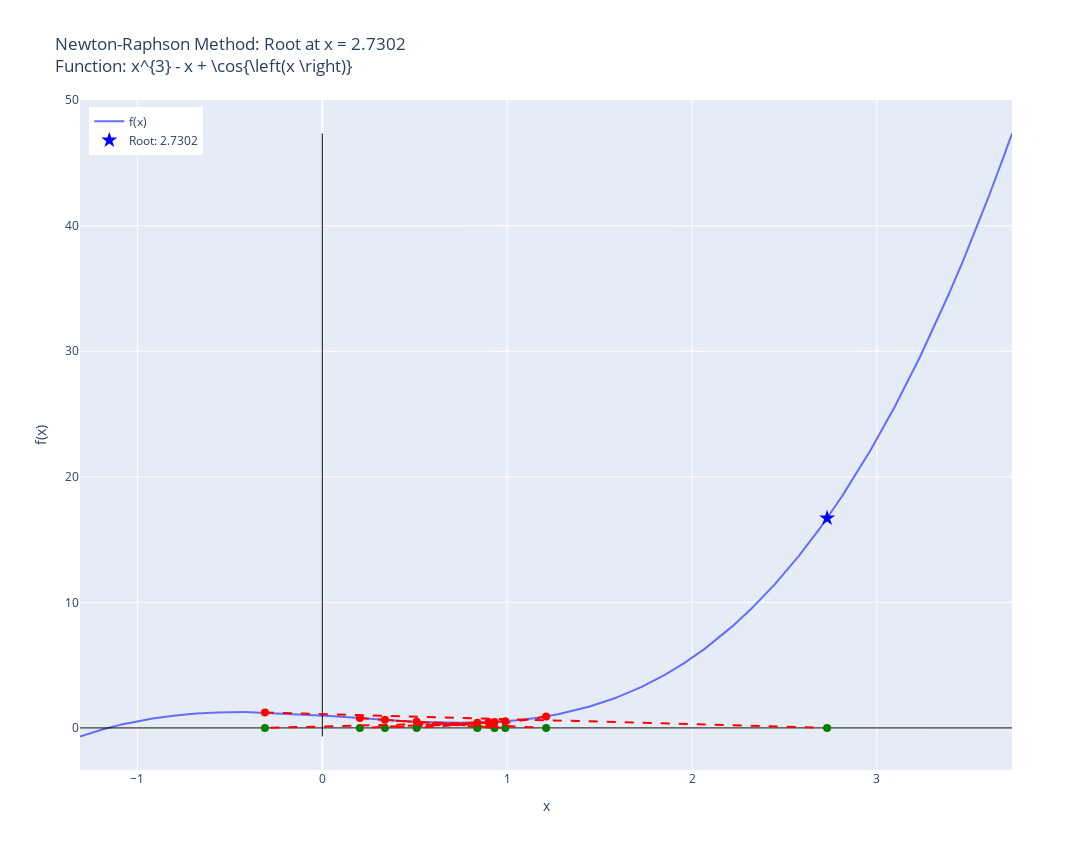

The notebook cell this image was saved under:
### Code cell
runNRM(
    f = "cos(x) + x**3 - x",
    x0 = 0.9,
    know_root=2.0945514815423265,  # Known root for the function x^3 - 2x - 5
    tol=1e-6,
    max_iter=10
    )

### Figure 1 — Plotly figure (JSON) as saved in the notebook; plotly's stock layout.template omitted (floating-point values rounded to 4 significant figures; data arrays with more than 128 entries replaced by an {"elided": "..."} marker saying what was removed)
{"data": [{"mode": "lines", "name": "f(x)", "type": "scatter", "x": {"elided": "4000 float values"}, "y": {"elided": "4000 float values"}}, {"line": {"color": "black", "width": 1}, "mode": "lines", "showlegend": false, "type": "scatter", "x": [-1.31, 3.73], "y": [0, 0]}, {"line": {"color": "black", "width": 1}, "mode": "lines", "showlegend": false, "type": "scatter", "x": [0, 0], "y": [-0.6825, 47.34]}, {"line": {"color": "red", "dash": "dash"}, "mode": "lines", "showlegend": false, "type": "scatter", "x": [0.9, 0.2032], "y": [0.4506, 0]}, {"marker": {"color": "red", "size": 8}, "mode": "markers", "showlegend": false, "type": "scatter", "x": [0.9], "y": [0.4506]}, {"marker": {"color": "green", "size": 8}, "mode": "markers", "showlegend": false, "type": "scatter", "x": [0.2032], "y": [0]}, {"line": {"color": "red", "dash": "dash"}, "mode": "lines", "showlegend": false, "type": "scatter", "x": [0.2032, 0.9311], "y": [0.7846, 0]}, {"marker": {"color": "red", "size": 8}, "mode": "markers", "showlegend": false, "type": "scatter", "x": [0.2032], "y": [0.7846]}, {"marker": {"color": "green", "size": 8}, "mode": "markers", "showlegend": false, "type": "scatter", "x": [0.9311], "y": [0]}, {"line": {"color": "red", "dash": "dash"}, "mode": "lines", "showlegend": false, "type": "scatter", "x": [0.9311, 0.3387], "y": [0.4731, 0]}, {"marker": {"color": "red", "size": 8}, "mode": "markers", "showlegend": false, "type": "scatter", "x": [0.9311], "y": [0.4731]}, {"marker": {"color": "green", "size": 8}, "mode": "markers", "showlegend": false, "type": "scatter", "x": [0.3387], "y": [0]}, {"line": {"color": "red", "dash": "dash"}, "mode": "lines", "showlegend": false, "type": "scatter", "x": [0.3387, 0.9898], "y": [0.6434, 0]}, {"marker": {"color": "red", "size": 8}, "mode": "markers", "showlegend": false, "type": "scatter", "x": [0.3387], "y": [0.6434]}, {"marker": {"color": "green", "size": 8}, "mode": "markers", "showlegend": false, "type": "scatter", "x": [0.9898], "y": [0]}, {"line": {"color": "red", "dash": "dash"}, "mode": "lines", "showlegend": false, "type": "scatter", "x": [0.9898, 0.5104], "y": [0.5287, 0]}, {"marker": {"color": "red", "size": 8}, "mode": "markers", "showlegend": false, "type": "scatter", "x": [0.9898], "y": [0.5287]}, {"marker": {"color": "green", "size": 8}, "mode": "markers", "showlegend": false, "type": "scatter", "x": [0.5104], "y": [0]}, {"line": {"color": "red", "dash": "dash"}, "mode": "lines", "showlegend": false, "type": "scatter", "x": [0.5104, 1.211], "y": [0.4951, 0]}, {"marker": {"color": "red", "size": 8}, "mode": "markers", "showlegend": false, "type": "scatter", "x": [0.5104], "y": [0.4951]}, {"marker": {"color": "green", "size": 8}, "mode": "markers", "showlegend": false, "type": "scatter", "x": [1.211], "y": [0]}, {"line": {"color": "red", "dash": "dash"}, "mode": "lines", "showlegend": false, "type": "scatter", "x": [1.211, 0.8384], "y": [0.9162, 0]}, {"marker": {"color": "red", "size": 8}, "mode": "markers", "showlegend": false, "type": "scatter", "x": [1.211], "y": [0.9162]}, {"marker": {"color": "green", "size": 8}, "mode": "markers", "showlegend": false, "type": "scatter", "x": [0.8384], "y": [0]}, {"line": {"color": "red", "dash": "dash"}, "mode": "lines", "showlegend": false, "type": "scatter", "x": [0.8384, -0.3104], "y": [0.4196, 0]}, {"marker": {"color": "red", "size": 8}, "mode": "markers", "showlegend": false, "type": "scatter", "x": [0.8384], "y": [0.4196]}, {"marker": {"color": "green", "size": 8}, "mode": "markers", "showlegend": false, "type": "scatter", "x": [-0.3104], "y": [0]}, {"line": {"color": "red", "dash": "dash"}, "mode": "lines", "showlegend": false, "type": "scatter", "x": [-0.3104, 2.73], "y": [1.233, 0]}, {"marker": {"color": "red", "size": 8}, "mode": "markers", "showlegend": false, "type": "scatter", "x": [-0.3104], "y": [1.233]}, {"marker": {"color": "green", "size": 8}, "mode": "markers", "showlegend": false, "type": "scatter", "x": [2.73], "y": [0]}, {"marker": {"color": "blue", "size": 12, "symbol": "star"}, "mode": "markers", "name": "Root: 2.7302", "type": "scatter", "x": [2.73], "y": [16.7]}], "layout": {"height": 850, "legend": {"x": 0.01, "xanchor": "left", "y": 0.99, "yanchor": "top"}, "title": {"text": "Newton-Raphson Method: Root at x = 2.7302<br>Function: x^{3} - x + \\cos{\\left(x \\right)}"}, "width": 1200, "xaxis": {"title": {"text": "x"}}, "yaxis": {"title": {"text": "f(x)"}}}}
